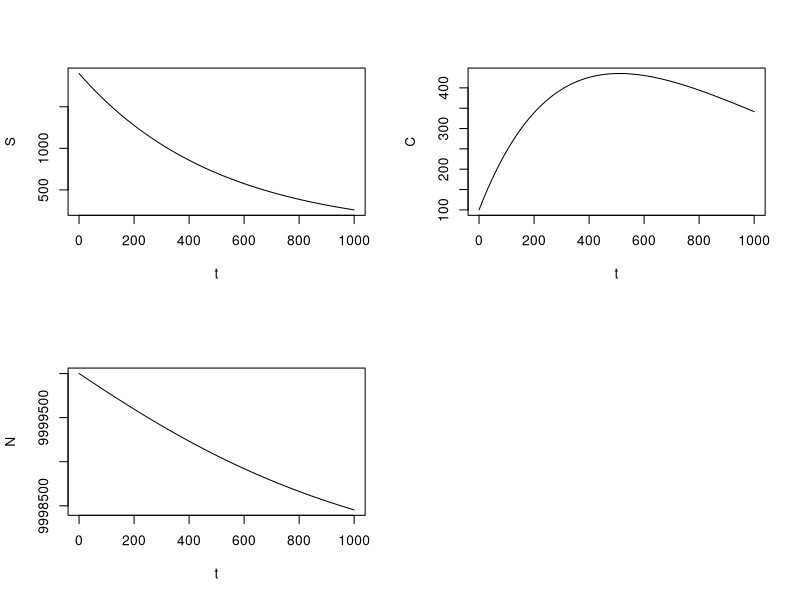

This chart was generated by the following R code:
library(deSolve) # importation de la librarie diferential equation Solve 
#library(phaseR)

rm(list = ls()) # Ré-initialisation de toutes les variables

SCN <- function(t, x, parameters)
{
  mu <- parameters[1]  # mutation rate for a normal cell to become cancerous
  beta1 <- parameters[2] # reproduction for normal cells
  beta2 <- parameters[3] # reproduction for cancer cells
  gamma <- parameters[4] # apoptosis for normal cells
  delta <- parameters[5] # apoptosis for cancer cells
  tau <- parameters[6] # treatment effect
  K <- parameters[7] # nutriment threshold
  
  S <- x[1] # susceptible cells
  C <- x[2] # cancerous cells
  N <- x[3] # nutriment resources, dN = -v_S * S - v_T *T ; v_S = N * beta1 ; N/(N+K_N) * beta1 ; v_C = N * beta2
  
  dSdt <- -mu*S - gamma*S + beta1*(1-(N/(N+K)))*S #beta1 * (N/(N+K))
  dCdt <- mu*S - delta*C + beta2*(1-(N/(N+K)))*C - tau*C
  dNdt <- - beta1* (N/(N+K))*S - beta2*(N/(N+K))*C
    
  list(c(dSdt, dCdt, dNdt))
}

mu <- 0.001
beta1 <- 0.001
beta2 <- 0.002
gamma <- 0.001
delta <- 0.0015
tau <- 0.0001
K<- 10e4

S0 <- 1900
C0 <- 100
N0 <- 10e6


param = c(mu, beta1, beta2, gamma, delta, tau, K)
init = c(S0,C0,N0)
times <- seq(0, 1000, by=0.001)

out <- ode(y = init, times = times, func = SCN, parms = param)

S = out[,"1"]
C = out[,"2"]
N = out[,"3"]
t = out[,"time"]

par(mfrow=c(2,2))
plot(t,S, type = "l")
plot(t,C, type = "l")
plot(t,N, type = "l")
